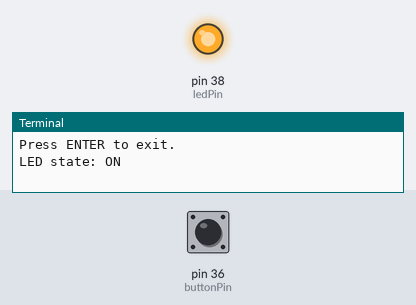
Bench run of a program on a simulated Raspberry Pi (header pin numbers). Parts: output pins drawn as LEDs (lit = HIGH), the last lines printed to the terminal. The inputs (shaded band) are chosen by the test bench; at power-on: pin 36 (buttonPin) LOW.

Above: at 5.0 s.
5.1 s: pin 36 (buttonPin) pulled HIGH for 0.15 s
At 6.5 s:
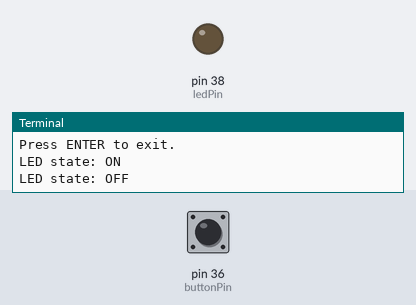
6.8 s: pin 36 (buttonPin) pulled HIGH for 1 s
At 9.0 s:
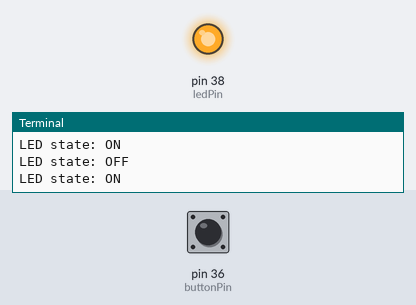
9.3 s: pin 36 (buttonPin) pulled HIGH for 3.2 s
At 13.4 s:
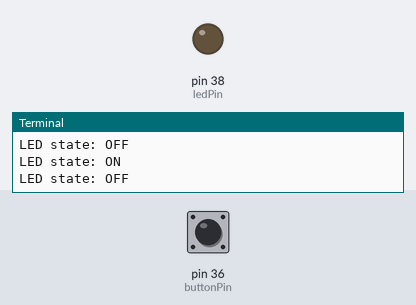
Timing chart, 0 to 14.9 s (numbered marks = the images above; inputs shaded):
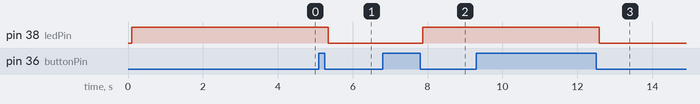

The program:

gpio_example.py
```python
#!/usr/bin/python3
#**
#******************************************************************************
#* @file    /gpio_examples/python/gpio_example.py
#* @author  Adrian Wojcik
#* @version V1.0
#* @date    15-Mar-2020
#* @brief   Raspberry Pi GPIO control: Python 3 with RPi.GPIO lib
#******************************************************************************

import time
import sys
import select
try:
	import RPi.GPIO as GPIO
except RuntimeError:
	print("Error importing RPi.GPIO! This is probably because you need superuser privileges. You can achieve this by using 'sudo' to run your script")

timeout = 0.1
buttonState = True
buttonStateLast = True
ledState = False
ledStateName = ["OFF", "ON"]
i = ''

# Pin Definitons:
ledPin = 38    #< LED: Physical pin 38, BCM GPIO28
buttonPin = 36 #< Push-button: Physical pin 36, BCM GPIO16

# Pin Setup:
GPIO.setmode(GPIO.BOARD)
GPIO.setup(ledPin, GPIO.OUT) # LED pin set as output
GPIO.setup(buttonPin, GPIO.IN) # Button pin set as input

GPIO.output(ledPin, ledState)

print("Press ENTER to exit.")

while not i:
	# Waiting for I/O completion
	i, o, e = select.select( [sys.stdin], [], [], timeout )

	if (i):
		sys.stdin.readline();
		GPIO.cleanup() # cleanup all GPIO
		exit()

	buttonState = (GPIO.input(buttonPin) == GPIO.HIGH)

	if (buttonState is False) and (buttonStateLast is True):
		ledState = not ledState
		GPIO.output(ledPin, ledState)
		print("LED state:",ledStateName[ledState])

	buttonStateLast = buttonState
```

Measured:
- after the input at 5.1 s, pin 38 (ledPin): HIGH → LOW after 0.25 s
- after the input at 6.8 s, pin 38 (ledPin): LOW → HIGH after 1.1 s
- after the input at 9.3 s, pin 38 (ledPin): HIGH → LOW after 3.3 s
